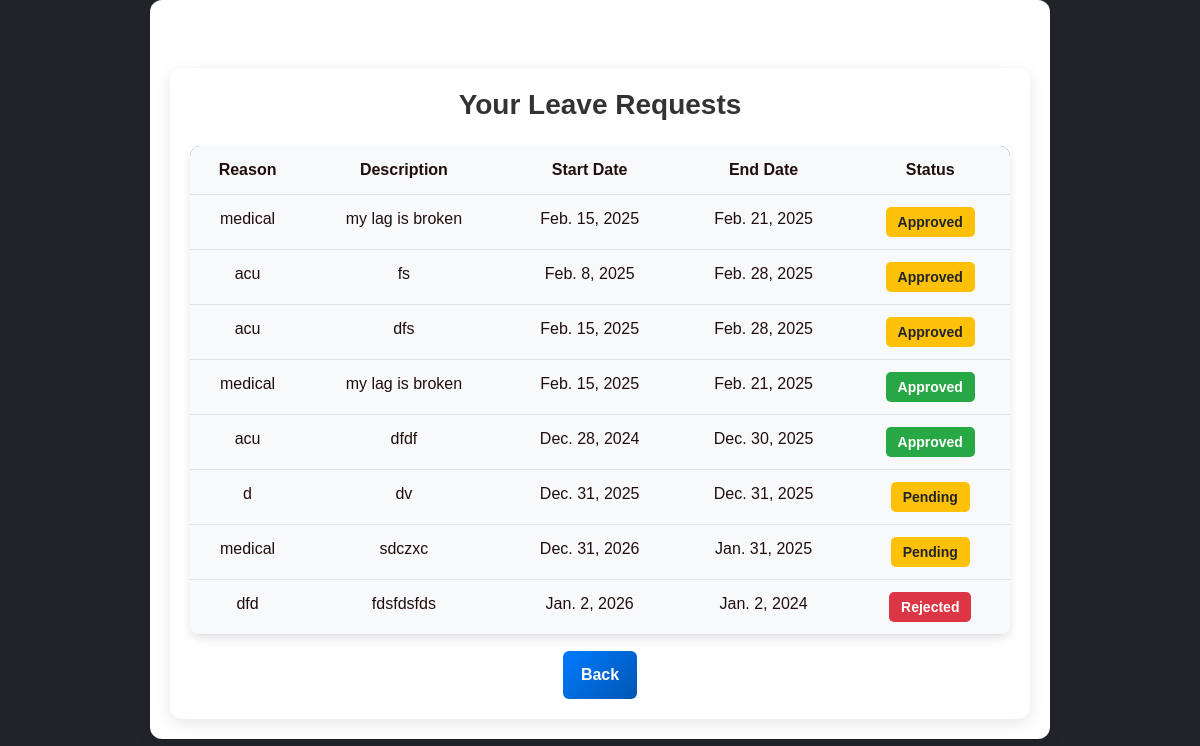
The page /student_app/view_leave/ (signed in) on the database its author committed.
### admin_app/models.py (models this page shows, shortened)
class Leave(models.Model):
    LEAVE_TYPE_CHOICES = [
        ("panding", "Panding"),
        ("approved", "Approved"),
        ("rejected", "Rejected"),
    ]
    user = models.ForeignKey(CustomUser, on_delete=models.CASCADE, related_name="leave")
    reason = models.CharField(max_length=50)
    discription = models.TextField()
    start_date = models.DateField()
    end_date = models.DateField()
    status = models.CharField(max_length=10, choices=LEAVE_TYPE_CHOICES, default="pending")

### student_app/views.py (the view)
# urls.py: path("view_leave/", views.view_leave, name="view_leave"),
@student_required
def view_leave(request):
    leaves = Leave.objects.filter(user=request.user).order_by("status")
    return render(request, "view_leave.html", {"leaves": leaves})

### student_app/views.py (called while the page is built)
def student_required(view_func):
    @wraps(view_func)
    def wrapper(request, *args, **kwargs):
        if not request.user.is_authenticated:
            return redirect("registration:login")  # Redirect unauthenticated users to login page
        if request.user.role == "student":
            return view_func(request, *args, **kwargs)
        logout(request)  # Log out unauthorized users
        return redirect("registration:login")  # Redirect unauthorized users
    return wrapper

### templates/view_leave.html (shortened to what this page needs)
{% extends "layout.html" %}
{% block container %}
<div class="container mt-5">
    <h3 class="text-center mb-4">Your Leave Requests</h3>
    {% if leaves %}
        <table class="table table-light table-hover">
            <thead class="thead-dark text-black">
                <tr>
                    <th>Reason</th>
                    <th>Description</th>
                    <th>Start Date</th>
                    <th>End Date</th>
                    <th>Status</th>
                </tr>
            </thead>
            <tbody>
                {% for leave in leaves %}
                    <tr>
                        <td>{{ leave.reason }}</td>
                        <td>{{ leave.discription }}</td>
                        <td>{{ leave.start_date }}</td>
                        <td>{{ leave.end_date }}</td>
                        <td>
                            <span class="badge
                                {% if leave.status == 'approved' %} bg-success
                                {% elif leave.status == 'rejected' %} bg-danger
                                {% else %} bg-warning text-dark {% endif %}">
                                {{ leave.status|title }}
                            </span>
                        </td>
                    </tr>
                {% endfor %}
            </tbody>
        </table>
    {% else %}
        <div class="alert alert-info text-center">No leave requests found.</div>
    {% endif %}
    <div class="d-flex justify-content-center">
        {% if leaves and leaves.0.user.role == "faculty" %}
            <a href="{% url 'faculty_app:faculty_dashboard' %}" class="btn btn-primary">Back</a>
        {% elif leaves %}
            <a href="{% url 'student_app:student_dashboard' %}" class="btn btn-primary">Back</a>
        {% endif %}
    </div>
</div>
{% endblock %}

### rows shown on the page
Leave: reason "medical", discription "my lag is broken", start_date "Feb. 15, 2025", end_date "Feb. 21, 2025", status "Approved"
Leave: reason "acu", discription "fs", start_date "Feb. 8, 2025", end_date "Feb. 28, 2025", status "Approved"
Leave: reason "acu", discription "dfs", start_date "Feb. 15, 2025", end_date "Feb. 28, 2025", status "Approved"
Leave: reason "medical", discription "my lag is broken", start_date "Feb. 15, 2025", end_date "Feb. 21, 2025", status "Approved"
Leave: reason "acu", discription "dfdf", start_date "Dec. 28, 2024", end_date "Dec. 30, 2025", status "Approved"
Leave: reason "d", discription "dv", start_date "Dec. 31, 2025", end_date "Dec. 31, 2025", status "Pending"
Leave: reason "medical", discription "sdczxc", start_date "Dec. 31, 2026", end_date "Jan. 31, 2025", status "Pending"
Leave: reason "dfd", discription "fdsfdsfds", start_date "Jan. 2, 2026", end_date "Jan. 2, 2024", status "Rejected"
